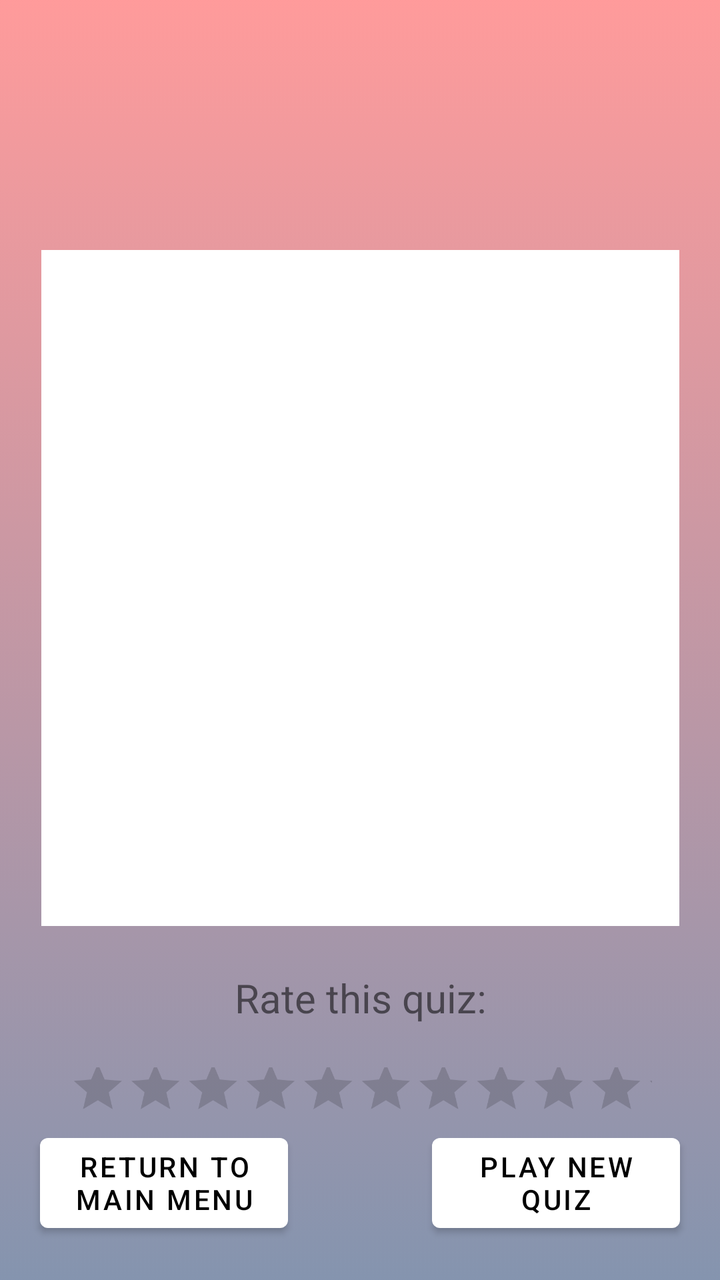
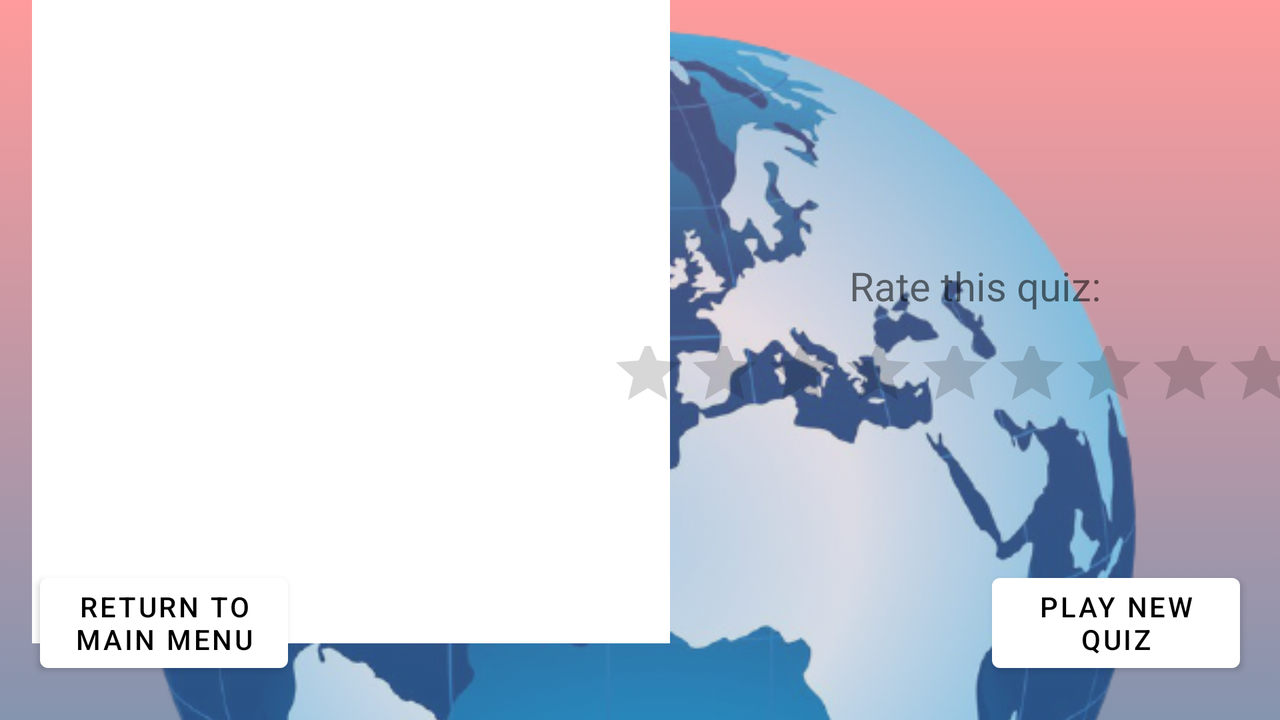

The same Android screen from two of the app's own layout files: first res/layout/ as a phone draws it, then the repository's variant for another configuration, drawn on a device whose configuration selects that folder. Both files follow.
<!-- AndroidManifest.xml: application theme Theme.Quizeo -->
<!-- res/layout/fragment_finish_quiz.xml -->
<?xml version="1.0" encoding="utf-8"?>
<androidx.constraintlayout.widget.ConstraintLayout xmlns:android="http://schemas.android.com/apk/res/android"
    xmlns:app="http://schemas.android.com/apk/res-auto"
    xmlns:tools="http://schemas.android.com/tools"
    android:layout_width="match_parent"
    android:layout_height="match_parent"
    android:background="@drawable/gradient"
    tools:context=".AnswerQuizActivity">


    <TextView
        android:id="@+id/quiz_name"
        android:layout_width="329dp"
        android:layout_height="35dp"
        android:layout_marginTop="60dp"
        android:gravity="center"
        android:textColor="@color/black"
        app:layout_constraintEnd_toEndOf="parent"
        app:layout_constraintStart_toStartOf="parent"
        app:layout_constraintTop_toTopOf="parent" />

    <TextView
        android:id="@+id/finished_quiz_info"
        android:layout_width="319dp"
        android:layout_height="338dp"
        android:layout_marginTop="30dp"
        android:background="@color/white"
        android:gravity="center"
        android:textColor="@color/black"
        app:layout_constraintEnd_toEndOf="@+id/quiz_name"
        app:layout_constraintStart_toStartOf="@+id/quiz_name"
        app:layout_constraintTop_toBottomOf="@+id/quiz_name" />

    <Button
        android:id="@+id/quizes_menu"
        android:layout_width="124dp"
        android:layout_height="57dp"
        android:layout_marginEnd="20dp"
        android:layout_marginBottom="20dp"
        android:text="@string/play_new_quiz"
        app:layout_constraintBottom_toBottomOf="parent"
        app:layout_constraintEnd_toEndOf="parent" />

    <Button
        android:id="@+id/main_menu"
        android:layout_width="124dp"
        android:layout_height="57dp"
        android:layout_marginStart="20dp"
        android:layout_marginBottom="20dp"
        android:text="@string/return_to_main_menu"
        app:layout_constraintBottom_toBottomOf="parent"
        app:layout_constraintStart_toStartOf="parent" />


    <RatingBar
        android:id="@+id/rating_bar"
        android:layout_width="486dp"
        android:layout_height="72dp"
        android:numStars="10"
        android:scaleX="0.6"
        android:scaleY="0.6"
        android:stepSize="1"
        app:layout_constraintEnd_toEndOf="parent"
        app:layout_constraintStart_toStartOf="parent"
        app:layout_constraintTop_toBottomOf="@+id/rate_quiz_text" />

    <TextView
        android:id="@+id/rate_quiz_text"
        android:layout_width="166dp"
        android:layout_height="32dp"
        android:layout_marginTop="20dp"
        android:gravity="center"
        android:text="@string/rate_this_quiz"
        android:textSize="20sp"
        app:layout_constraintEnd_toEndOf="@+id/finished_quiz_info"
        app:layout_constraintStart_toStartOf="@+id/finished_quiz_info"
        app:layout_constraintTop_toBottomOf="@+id/finished_quiz_info" />

</androidx.constraintlayout.widget.ConstraintLayout>
<!-- resources referenced by this layout -->
<resources>
  <color name="black">#FF000000</color>
  <color name="white">#FFFFFFFF</color>
  <!-- drawable gradient (drawable) -->
  <?xml version="1.0" encoding="utf-8"?>
  <selector xmlns:android="http://schemas.android.com/apk/res/android">
      <item>
          <shape>
              <gradient
                  android:startColor="@color/red"
                  android:endColor="@color/blue"
                  android:angle="270">
              </gradient>
          </shape>
      </item>
  </selector>
  <string name="play_new_quiz">Play new quiz</string>
  <string name="rate_this_quiz">Rate this quiz:</string>
  <string name="return_to_main_menu">Return to main menu</string>
  <style name="Theme.Quizeo" parent="Theme.MaterialComponents.DayNight.NoActionBar">
          
          <item name="colorPrimary">@color/white</item>
          <item name="colorPrimaryVariant">@color/redd</item>
          <item name="colorOnPrimary">@color/black</item>
          
          <item name="colorSecondary">@color/gray</item>
          <item name="colorSecondaryVariant">@color/teal_700</item>
          <item name="colorOnSecondary">@color/black</item>
          
          <item name="android:statusBarColor" tools:targetApi="l">?attr/colorPrimaryVariant</item>
          
      </style>
  <color name="red">#99FF5858</color>
  <color name="blue">#99334D79</color>
  <color name="redd">#700000</color>
  <color name="gray">#707070</color>
  <color name="teal_700">#FF018786</color>
</resources>
<!-- res/layout-land/fragment_finish_quiz.xml (the repository's variant of the layout above) -->
<!-- drawn on the phone turned sideways -->
<?xml version="1.0" encoding="utf-8"?>
<androidx.constraintlayout.widget.ConstraintLayout xmlns:android="http://schemas.android.com/apk/res/android"
    xmlns:app="http://schemas.android.com/apk/res-auto"
    xmlns:tools="http://schemas.android.com/tools"
    android:layout_width="match_parent"
    android:layout_height="match_parent"
    android:background="@drawable/gradient"
    tools:context=".AnswerQuizActivity">


    <ImageView
        android:id="@+id/imageView3"
        android:layout_width="528dp"
        android:layout_height="528dp"
        android:alpha="0.7"
        android:contentDescription="@string/globe"
        android:src="@drawable/globe2_removebg_preview"
        app:layout_constraintEnd_toEndOf="parent"
        app:layout_constraintHorizontal_bias="0.497"
        app:layout_constraintStart_toStartOf="parent"
        app:layout_constraintTop_toTopOf="parent" />

    <TextView
        android:id="@+id/quiz_name"
        android:layout_width="329dp"
        android:layout_height="35dp"
        android:layout_marginTop="30dp"
        android:gravity="center"
        android:textColor="@color/black"
        app:layout_constraintEnd_toEndOf="parent"
        app:layout_constraintStart_toEndOf="@+id/finished_quiz_info"
        app:layout_constraintTop_toTopOf="parent" />

    <TextView
        android:id="@+id/finished_quiz_info"
        android:layout_width="319dp"
        android:layout_height="338dp"
        android:layout_marginStart="16dp"
        android:background="@color/white"
        android:gravity="center"
        android:textColor="@color/black"
        app:layout_constraintBottom_toTopOf="@+id/main_menu"
        app:layout_constraintStart_toStartOf="parent"
        app:layout_constraintTop_toTopOf="parent"
        app:layout_constraintVertical_bias="0.305" />

    <Button
        android:id="@+id/quizes_menu"
        android:layout_width="124dp"
        android:layout_height="57dp"
        android:layout_marginEnd="20dp"
        android:layout_marginBottom="20dp"
        android:text="@string/play_new_quiz"
        app:layout_constraintBottom_toBottomOf="parent"
        app:layout_constraintEnd_toEndOf="parent" />

    <Button
        android:id="@+id/main_menu"
        android:layout_width="124dp"
        android:layout_height="57dp"
        android:layout_marginStart="20dp"
        android:layout_marginBottom="20dp"
        android:text="@string/return_to_main_menu"
        app:layout_constraintBottom_toBottomOf="parent"
        app:layout_constraintStart_toStartOf="parent" />


    <RatingBar
        android:id="@+id/rating_bar"
        android:layout_width="457dp"
        android:layout_height="74dp"
        android:layout_marginBottom="50dp"
        android:numStars="10"
        android:scaleX="0.8"
        android:scaleY="0.8"
        app:layout_constraintBottom_toTopOf="@+id/quizes_menu"
        app:layout_constraintEnd_toEndOf="@+id/quiz_name"
        app:layout_constraintStart_toStartOf="@+id/quiz_name" />

    <TextView
        android:id="@+id/rate_quiz_text"
        android:layout_width="166dp"
        android:layout_height="32dp"
        android:gravity="center"
        android:text="@string/rate_this_quiz"
        android:textSize="20sp"
        app:layout_constraintBottom_toTopOf="@+id/rating_bar"
        app:layout_constraintEnd_toEndOf="@+id/quiz_name"
        app:layout_constraintStart_toStartOf="@+id/quiz_name" />

</androidx.constraintlayout.widget.ConstraintLayout>
<!-- resources referenced by the variant -->
<!-- as the phone turned sideways resolves them -->
<resources>
  <color name="black">#FF000000</color>
  <color name="white">#FFFFFFFF</color>
  <!-- drawable globe2_removebg_preview: png bitmap (drawable, 285513 bytes) -->
  <!-- drawable gradient (drawable) -->
  <?xml version="1.0" encoding="utf-8"?>
  <selector xmlns:android="http://schemas.android.com/apk/res/android">
      <item>
          <shape>
              <gradient
                  android:startColor="@color/red"
                  android:endColor="@color/blue"
                  android:angle="270">
              </gradient>
          </shape>
      </item>
  </selector>
  <string name="globe">background globe</string>
  <string name="play_new_quiz">Play new quiz</string>
  <string name="rate_this_quiz">Rate this quiz:</string>
  <string name="return_to_main_menu">Return to main menu</string>
  <style name="Theme.Quizeo" parent="Theme.MaterialComponents.DayNight.NoActionBar">
          
          <item name="colorPrimary">@color/white</item>
          <item name="colorPrimaryVariant">@color/redd</item>
          <item name="colorOnPrimary">@color/black</item>
          
          <item name="colorSecondary">@color/gray</item>
          <item name="colorSecondaryVariant">@color/teal_700</item>
          <item name="colorOnSecondary">@color/black</item>
          
          <item name="android:statusBarColor" tools:targetApi="l">?attr/colorPrimaryVariant</item>
          
      </style>
  <color name="red">#99FF5858</color>
  <color name="blue">#99334D79</color>
  <color name="redd">#700000</color>
  <color name="gray">#707070</color>
  <color name="teal_700">#FF018786</color>
</resources>
